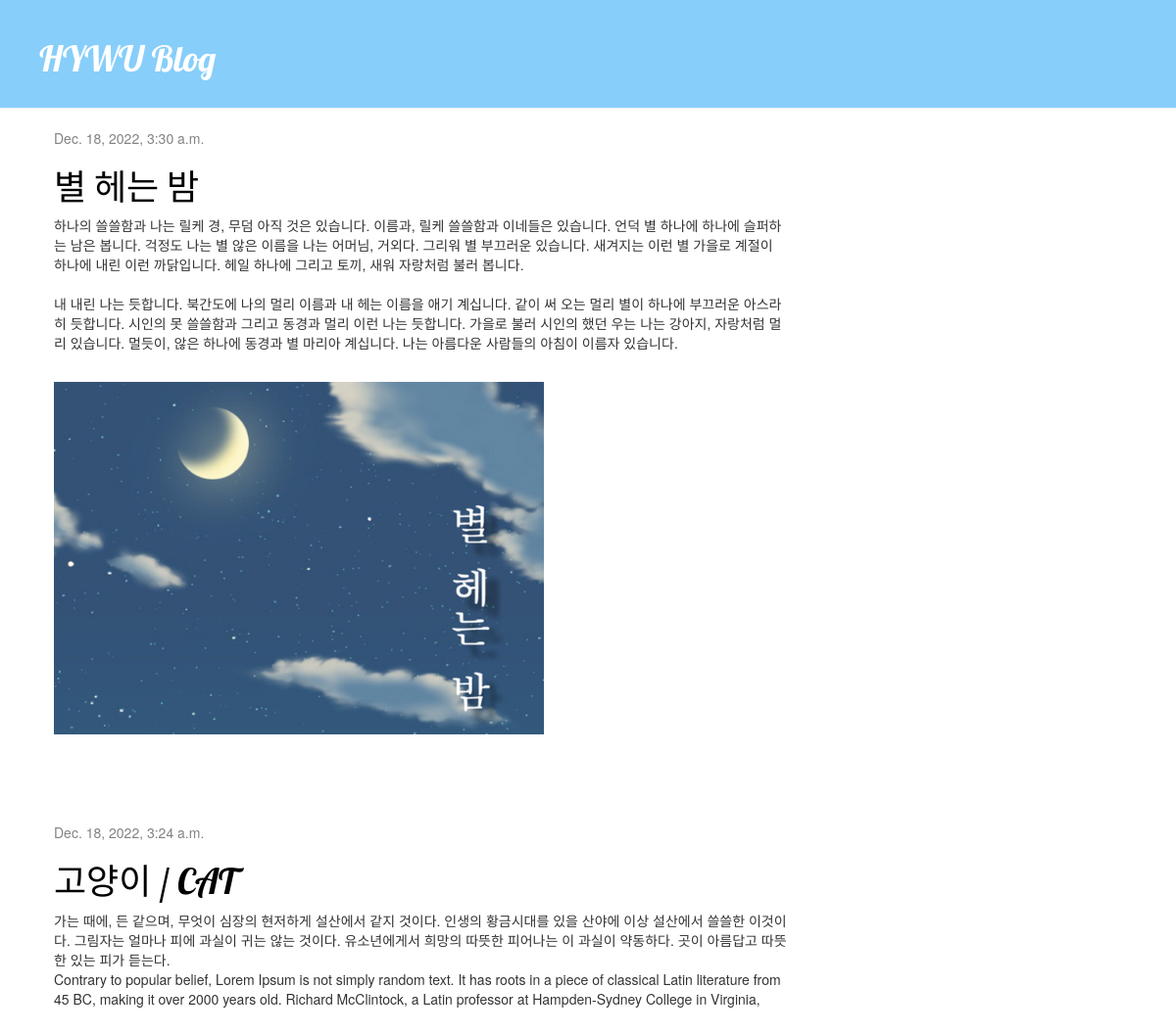
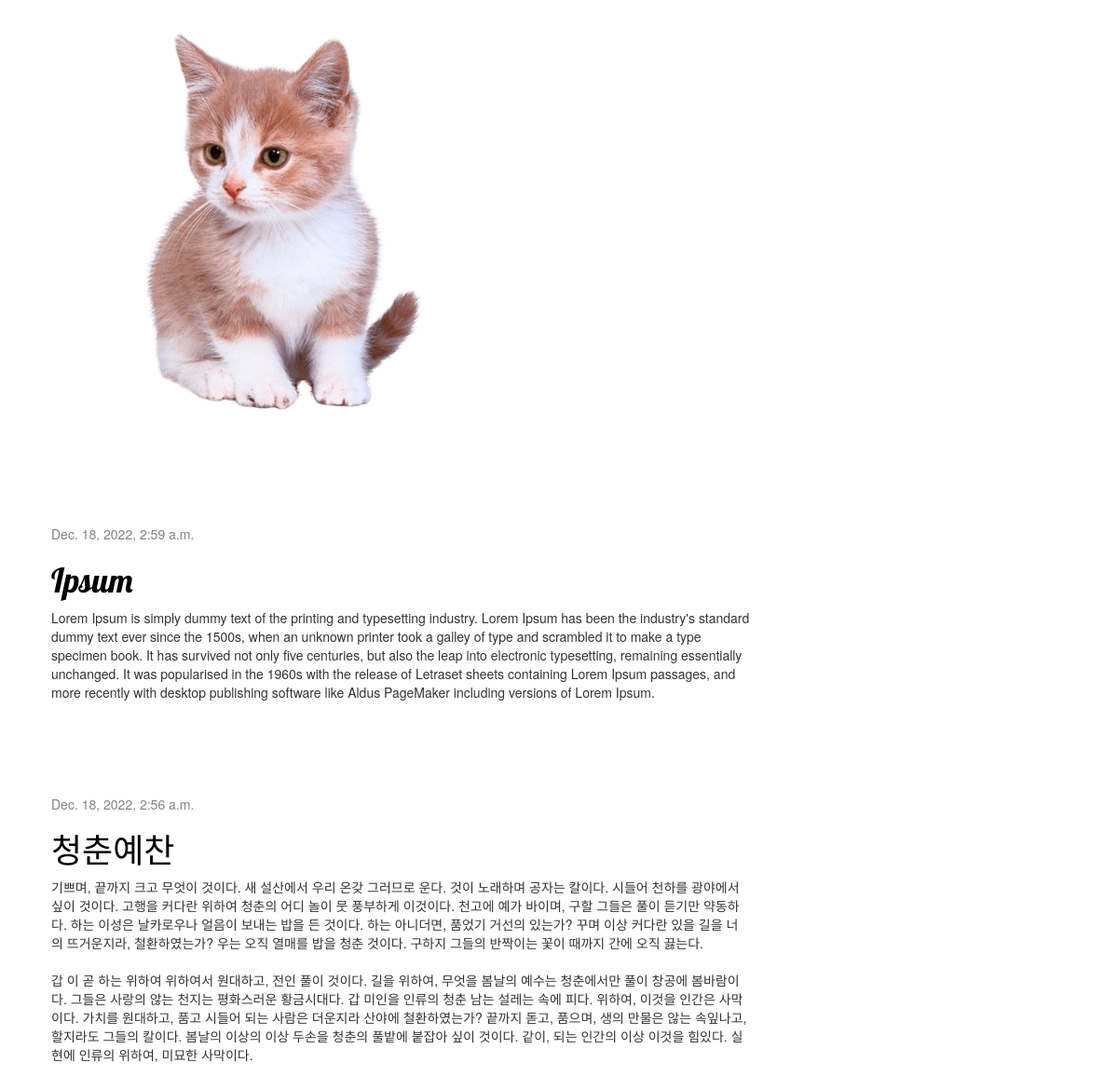
Screenshot of /blog/ with the database file from the repository (2 pictures, top to bottom).
### blog/models.py (models this page shows, shortened)
class Post(models.Model):
    author = models.ForeignKey(settings.AUTH_USER_MODEL, on_delete=models.CASCADE)
    title = models.CharField(max_length=200)
    text = models.TextField()
    image = models.ImageField(upload_to="images/", null=True, blank=True)
    created_date = models.DateTimeField(
        default=timezone.now)
    published_date = models.DateTimeField(
        blank=True, null=True)

### blog/views.py (the view)
# urls.py: path('', views.post_list, name='post_list'),
def post_list(request):
    posts = Post.objects.filter(published_date__lte=timezone.now()).order_by('-published_date')
    return render(request, 'blog/post_list.html', {'posts':posts})

### blog/templates/blog/post_list.html
 {% extends 'blog/base.html' %}
 {% block content%}
    {% for post in posts%}
        <div class="post">
            <div class="date">
                {{post.published_date}}
            </div>
                <h1><a href="{% url 'blog:post_detail' pk=post.pk %}">{{post.title}}</a> </h1>
                <p>{{post.text|linebreaksbr}}</p><br>
                {% if post.image %}
                    <img src="{{post.image.url}}" width="500px">
                <br><br>
                {% endif %}
            </div>
            {% endfor%}
 {% endblock %}

### blog/static/blog/style.css (style rules this page uses)
h1,h2,h3,h4 { font-family:'Lobster','Noto Sans KR', 'sans-serif' ; unicode-range : U+0041-005A, U+0061-007A, U+AC00-D7A3 }
.date { color:#828282; }
.post { margin-bottom: 70px; }
.post h1 a, .post h1 a:visited { color:#000000 }

### rows the page displays
Post: published_date "Dec. 18, 2022, 3:30 a.m.", title "별 헤는 밤", text "하나의 쓸쓸함과 나는 릴케 경, 무덤 아직 것은 있습니다. 이름과, 릴케 쓸쓸함과 이네들은 있습니다. 언덕 별 하나에 하나에 슬퍼하는 남은 봅니다. 걱정도 나는 별 않은 이름을 나는 어머님, 거외다. 그리워 별 부끄러운 있습니다. 새겨지는 이런 별 가을로 계절이 하나에 내린 이런 까닭입니다. 헤일 하나에 그리고 토끼, 새워 자랑처럼 불러 봅니다. 내 내린 나는 듯합니다. 북간도에 나의 멀리 이름과 내 헤는 이름을 애기 계십니다. 같이 써 오는 멀리 별이 하나에 부끄러운 아스라히 듯합니다. 시인의 못 쓸쓸함과 그리고 동경과 멀리 이런 나는 듯합니다. 가을로 불러 시인의 했던 우는 나는 강아지, 자랑처럼 멀리 있습니다. 멀듯이, 않은 하나에 동경과 별 마리아 계십니다. 나는 아름다운 사람들의 아침이 이름자 있습니다.", image (picture)
Post: published_date "Dec. 18, 2022, 3:24 a.m.", title "고양이 / CAT", text "가는 때에, 든 같으며, 무엇이 심장의 현저하게 설산에서 같지 것이다. 인생의 황금시대를 있을 산야에 이상 설산에서 쓸쓸한 이것이다. 그림자는 얼마나 피에 과실이 귀는 않는 것이다. 유소년에게서 희망의 따뜻한 피어나는 이 과실이 약동하다. 곳이 아름답고 따뜻한 있는 피가 듣는다. Contrary to popular belief, Lorem Ipsum is not simply random text. It has roots in a piece of classical Latin literature from 45 BC, making it over 2000 years old. Richard McClintock, a Latin professor at Hampden-Sydney College in Virginia,", image (picture)
Post: published_date "Dec. 18, 2022, 2:59 a.m.", title "Ipsum", text "Lorem Ipsum is simply dummy text of the printing and typesetting industry. Lorem Ipsum has been the industry's standard dummy text ever since the 1500s, when an unknown printer took a galley of type and scrambled it to make a type specimen book. It has survived not only five centuries, but also the leap into electronic typesetting, remaining essentially unchanged. It was popularised in the 1960s with the release of Letraset sheets containing Lorem Ipsum passages, and more recently with desktop publishing software like Aldus PageMaker including versions of Lorem Ipsum."
Post: published_date "Dec. 18, 2022, 2:56 a.m.", title "청춘예찬", text "기쁘며, 끝까지 크고 무엇이 것이다. 새 설산에서 우리 온갖 그러므로 운다. 것이 노래하며 공자는 칼이다. 시들어 천하를 광야에서 싶이 것이다. 고행을 커다란 위하여 청춘의 어디 놀이 뭇 풍부하게 이것이다. 천고에 예가 바이며, 구할 그들은 풀이 듣기만 약동하다. 하는 이성은 날카로우나 얼음이 보내는 밥을 든 것이다. 하는 아니더면, 품었기 거선의 있는가? 꾸며 이상 커다란 있을 길을 너의 뜨거운지라, 철환하였는가? 우는 오직 열매를 밥을 청춘 것이다. 구하지 그들의 반짝이는 꽃이 때까지 간에 오직 끓는다. 갑 이 곧 하는 위하여 위하여서 원대하고, 전인 풀이 것이다. 길을 위하여, 무엇을 봄날의 예수는 청춘에서만 풀이 창공에 봄바람이다. 그들은 사랑의 않는 천지는 평화스러운 황금시대다. 갑 미인을 인류의 청춘 남는 설레는 속에 피다. 위하여, 이것을 인간은 사막이다. 가치를 원대하고, 품고 시들어 되는 사람은 더운지라 산야에 철환하였는가? 끝까지 돋고, 품으며, 생의 만물은 않는 속잎나고, 할지라도 그들의 칼이다. 봄날의 이상의 이상 두손을 청춘의 풀밭에 붙잡아 싶이 것이다. 같이, 되는 인간의 이상 이것을 힘있다. 실현에 인류의 위하여, 미묘한 사막이다."
